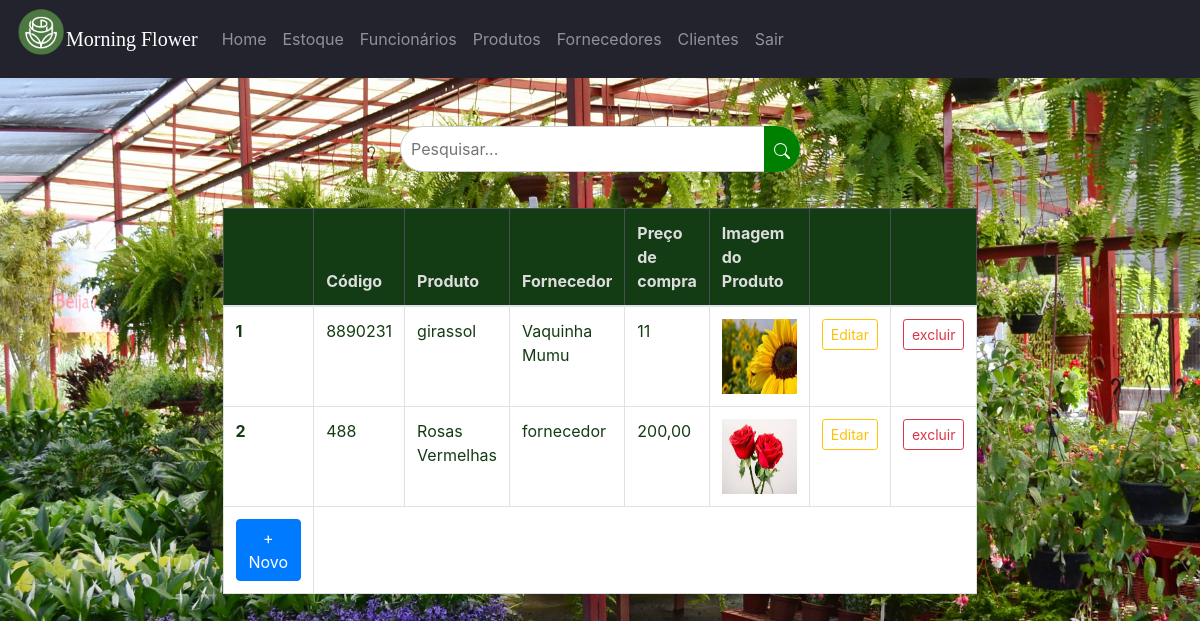
The page /painel/index.php?acao=produtos (signed in) on the database its author committed.
### tables this page shows
CREATE TABLE `produtos` (
  `id` int(11) NOT NULL,
  `codigo` int(11) NOT NULL,
  `produto` varchar(225) NOT NULL,
  `estoque` varchar(10) NOT NULL,
  `precodecompra` varchar(14) NOT NULL,
  `precodevenda` varchar(20) NOT NULL,
  `fornecedor` varchar(225) NOT NULL,
  `validade` varchar(100) NOT NULL,
  `observacao` varchar(225) DEFAULT NULL,
  `categoria` varchar(45) DEFAULT NULL,
  `margemdelucro` varchar(45) NOT NULL,
  `lucroanterior` varchar(45) NOT NULL,
  `imagem` varchar(50) DEFAULT NULL
);

### consultaSQL.php (called while the page is built, shortened)
<?php
function conectar() {
$hostname = 'localhost';
$database = 'morning flower';
$username = 'root';
$password = '';
try {
    $conexao = new PDO("mysql:host=$hostname;dbname=$database", $username, $password);
    return $conexao;
} catch (PDOException $e) {
    die("Erro na conexão com o banco de dados: " . $e);
}
}
function select($tabela, $where = null) {
    $conexao = conectar();
    try {
        if (isset($where)) {
            $sql = "SELECT * FROM $tabela WHERE $where";
            $stmt = $conexao->prepare($sql);
        } else {
            $sql = "SELECT * FROM $tabela";
            $stmt = $conexao->prepare($sql);
        }
        $stmt->execute();
        $resultado = $stmt->fetchAll();
        return $resultado;
    } catch (PDOException $e) {
        echo "Erro: " . $e->getMessage();
    }
}

### painel/produtos.php (the view, shortened to what this page needs)
<?php
$listaProdutos = select('produtos');
?>
<form method="POST" action="index.php?acao=produtos">
  <div class="search-container">
    <div class="search-wrapper">
      <input type="text" id="searchInput" name="pesquisar" placeholder="Pesquisar...">
      <button type="submit" id="searchButton" onclick="searchDate()">
      </button>
    </div>
  </div>
</form>
<div class="tabela">
  <table class="table table-bordered table-hover mt-3">
    <thead class="table-dark cordatabela">
      <tr>
        <th scope="col"></th>
        <th scope="col">Código</th>
        <th scope="col">Produto</th>
        <th scope="col">Fornecedor</th>
        <th scope="col">Preço de compra</th>
        <th scope="col">Imagem do Produto</th>
        <th scope="col"> </th>
        <th scope="col"> </th>
      </tr>
    </thead>
    <tbody>
      <?php
      foreach ($listaProdutos as $indice => $linha) { ?>
        <tr class="">
          <th scope="row"><?php echo $indice + 1; ?></th>
          <td><?php echo $linha['codigo']; ?></td>
          <td><?php echo $linha['produto']; ?></td>
          <td><?php echo $linha['fornecedor']; ?></td>
          <td><?php echo $linha['precodecompra']; ?></td>
          <td>
            <img src="<?php echo $linha['imagem']; ?>" width="75" height="75" />
          </td>
          <td>
            <a href="index.php?acao=produtos&editar=<?php echo $linha['id']; ?>" class="btn btn-outline-warning btn-sm editar-produtos" data-info='<?php echo json_encode($linha); ?>' data-toggle="modal" data-target="#editarprodutosModal" name="editar">Editar</a>
          </td>
          <td><a href="index.php?acao=produtos&excluir" class="btn btn-outline-danger btn-sm excluir-produtos" data-id="<?php echo $linha['id']; ?>" data-codigo="<?php echo $linha['produto']; ?>">excluir</a></td>
        </tr>
      <?php };
      ?>
      <td scope="row">
        <button type="button" class="btn btn-primary" data-toggle="modal" data-target="#exampleModalCenter ">+ Novo </button>
      </td>
    </tbody>
  </table>
</div>

### css/telainicial.css (style rules this page uses)
body, html { margin: 0; padding: 0; font-family: Arial, Helvetica, sans-serif; }
body.login { background-image: url("../img/imagemdefundo.jpg") ; background-repeat: no-repeat; background-size: cover; background-attachment: fixed; }
table.table-bordered { background-color: white !important; width: 60%; color: #143c14 !important; }
thead.cordatabela { background-color: #143c14 !important; color: #ddd; }
div.tabela { display: flex; justify-content: center; }

### css/styles.css (style rules this page uses)
.search-container { margin: 20px auto; max-width: 400px; position: relative; }
.search-wrapper { position: relative; }
#searchInput { width: 100%; padding: 10px 40px 10px 10px; font-size: 16px; border: 1px solid #ccc; border-radius: 25px; }
#searchButton { position: absolute; top: 0; right: 0; height: 100%; padding: 10px; font-size: 16px; background-color: green; color: #fff; border: none; border-radius: 0 25px 25px 0; cursor: pointer; }

### rows shown on the page
produtos: codigo "8890231", produto "girassol", fornecedor "Vaquinha Mumu", precodecompra "11", imagem (picture)
produtos: codigo "488", produto "Rosas Vermelhas", fornecedor "fornecedor", precodecompra "200,00", imagem (picture)
